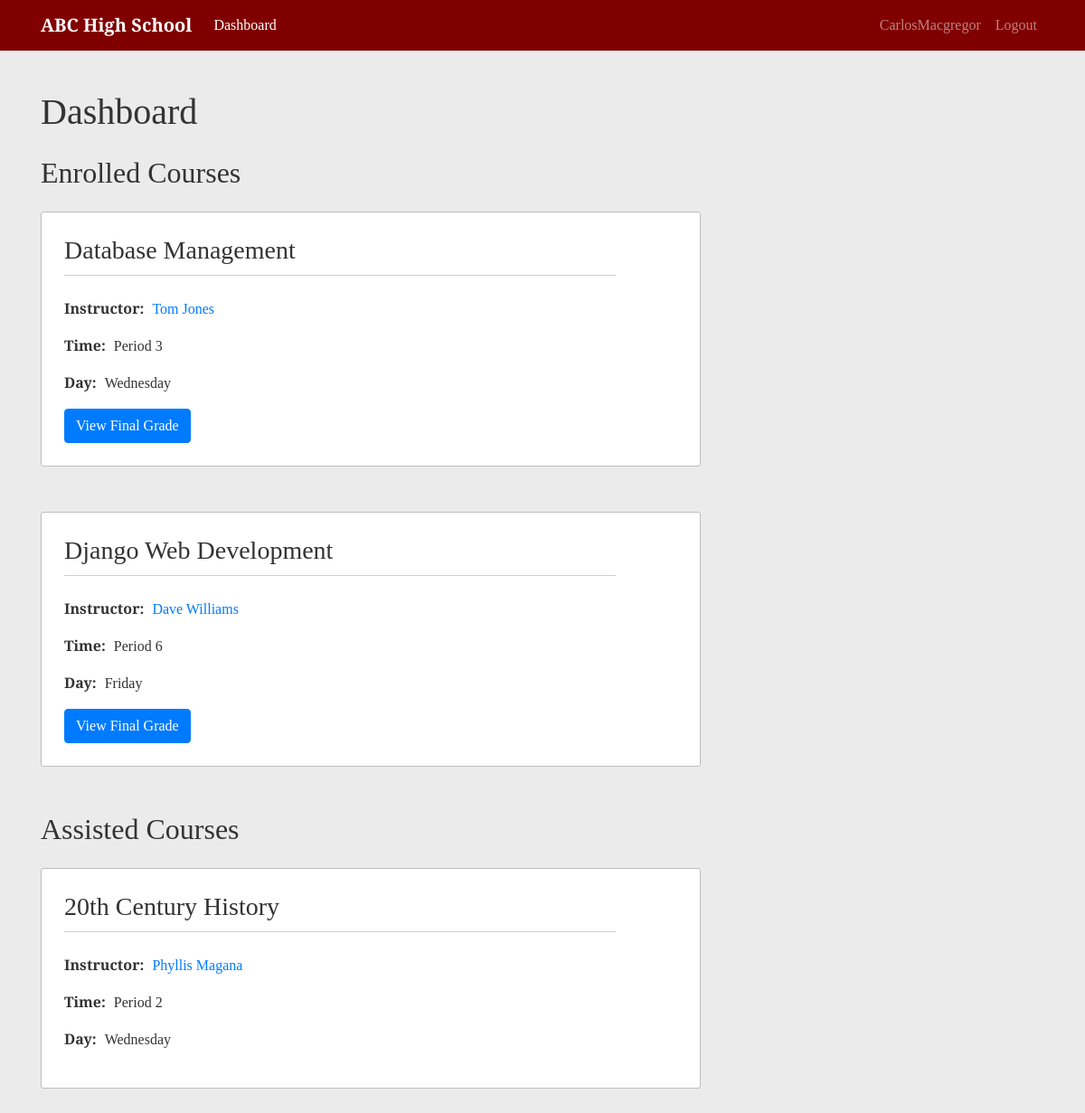
Page /dashboard/CarlosMacgregor/ (signed in) on the committed database.
### school/models.py (models this page shows, shortened)
class Course(models.Model):
    ONE = '1'
    TWO = '2'
    THREE = '3'
    FOUR = '4'
    FIVE = '5'
    SIX = '6'
    TIME_CHOICES = [
        (ONE, 'Period 1'),
        (TWO, 'Period 2'),
        (THREE, 'Period 3'),
        (FOUR, 'Period 4'),
        (FIVE, 'Period 5'),
        (SIX, 'Period 6')
    ]
    MONDAY = 'MO'
    TUESDAY = 'TU'
    WEDNESDAY = 'WE'
    THURSDAY = 'TH'
    FRIDAY = 'FR'
    DAY_CHOICES = [
        (MONDAY, 'Monday'),
        (TUESDAY, 'Tuesday'),
        (WEDNESDAY, 'Wednesday'),
        (THURSDAY, 'Thursday'),
        (FRIDAY, 'Friday')
    ]
    course_name = models.CharField(max_length=255)
    instructor = models.ForeignKey(Instructor, null=True, on_delete=models.SET_NULL)
    time = models.CharField(max_length=1, blank=True, choices=TIME_CHOICES)
    day = models.CharField(max_length=2, blank=True, choices=DAY_CHOICES)

### users/models.py (models this page shows)
class Instructor(models.Model):
    user = models.OneToOneField(User, on_delete=models.CASCADE, primary_key=True)
    start_date = models.DateField()
    office_number = models.CharField(max_length=10, blank=True)
    office_phone_number = models.CharField(max_length=20, blank=True)
    def __str__(self):
        return f'{self.user.first_name} {self.user.last_name}'

### school/views.py (the view)
# urls.py: path('dashboard/<str:username>/', DashboardListView.as_view(), name='user-dashboard'),
class DashboardListView(LoginRequiredMixin, UserPassesTestMixin, ListView):
    model = Course
    template_name = 'school/dashboard.html'
    context_object_name = 'courses'
    def get_queryset(self):
        user = get_object_or_404(User, username=self.kwargs.get('username'))
        queryset = {}
        student = Student.objects.filter(user=user).first()
        if student:
            enrollments = EnrolledIn.objects.filter(student=student).values('course')
            queryset['enrolled_courses'] = Course.objects.filter(id__in=enrollments)
            assists = AssistsIn.objects.filter(student=student).values('course')
            queryset['assisted_courses'] = Course.objects.filter(id__in=assists)
        instructor = Instructor.objects.filter(user=user).first()
        if instructor:
            queryset['taught_courses'] = Course.objects.filter(instructor=instructor)
        return queryset
    def test_func(self):
        dashboard_user = self.kwargs.get('username')
        if (self.request.user.username == dashboard_user):
            return True
        return False

### school/templates/school/dashboard.html (shortened to what this page needs)
{% extends "school/content.html" %}
{% block content %}
  <h1 class="mb-4">Dashboard</h1>
  {% if courses.enrolled_courses %}
    <h2 class="mb-4">Enrolled Courses</h2>
    {% for course in courses.enrolled_courses %}
      <article class="content-section">
        <h3 class="content-title"><a class="title-link" href="{% url 'course-detail' course.id %}">{{ course.course_name }}</a></h3>
        <p>
          <span class="data-title">Instructor:</span>
          <span class="data-content"><a href="{% url 'profile' course.instructor.user %}">{{ course.instructor }}</a></span>
        </p>
        <p>
          <span class="data-title">Time:</span>
          <span class="data-content">{{ course.get_time_display }}</span>
        </p>
        <p>
          <span class="data-title">Day:</span>
          <span class="data-content">{{ course.get_day_display }}</span>
        </p>
        <a class="btn btn-primary" href="{% url 'final-grade' course.id %}">View Final Grade</a>
      </article>
    {% endfor %}
  {% endif %}
  {% if courses.assisted_courses %}
    <h2 class="mb-4">Assisted Courses</h2>
    {% for course in courses.assisted_courses %}
      <article class="content-section">
        <h3 class="content-title"><a class="title-link" href="{% url 'course-detail' course.id %}">{{ course.course_name }}</a></h3>
        <p>
          <span class="data-title">Instructor:</span>
          <span class="data-content"><a href="{% url 'profile' course.instructor.user %}">{{ course.instructor }}</a></span>
        </p>
        <p>
          <span class="data-title">Time:</span>
          <span class="data-content">{{ course.get_time_display }}</span>
        </p>
        <p>
          <span class="data-title">Day:</span>
          <span class="data-content">{{ course.get_day_display }}</span>
        </p>
      </article>
    {% endfor %}
  {% endif %}
{% endblock content %}

### school/templates/school/base.html (shortened to what this page needs)
{% load static %}
<!DOCTYPE html>
<html lang="en">
  <head>
    <link rel="stylesheet" href="https://stackpath.bootstrapcdn.com/bootstrap/4.3.1/css/bootstrap.min.css">
    <link rel="stylesheet" href="https://cdnjs.cloudflare.com/ajax/libs/datepicker/0.6.5/datepicker.min.css" />
    <link rel="stylesheet" href="{% static 'school/main.css' %}">
  </head>
  <body>
    <nav class="navbar navbar-expand-md navbar-dark fixed-top">
      <div class="container">
        <a class="navbar-brand" href="/">ABC High School</a>
        <div class="collapse navbar-collapse" id="navbarCollapse">
          <div class="navbar-nav mr-auto">
            {% if user.is_authenticated %}
              <a class="nav-item nav-link {% if request.resolver_match.url_name == 'user-dashboard' %}active{% endif %}" href="{% url 'home' %}">Dashboard</a>
            {% else %}
              <a class="nav-item nav-link {% if request.resolver_match.url_name == 'home' %}active{% endif %}" href="{% url 'home' %}">Home</a>
            {% endif %}
          </div>
          <div class="navbar-nav">
            {% if user.is_authenticated %}
              <a class="nav-item nav-link {% if request.resolver_match.url_name == 'profile' and user.username == kwargs.username %}active{% endif %}" href="{% url 'profile' user.username %}">{{ user }}</a>
              <a class="nav-item nav-link" href="{% url 'logout' %}">Logout</a>
            {% else %}
              <a class="nav-item nav-link {% if request.resolver_match.url_name == 'login' %}active{% endif %}" href="{% url 'login' %}">Sign In</a>
            {% endif %}
          </div>
        </div>
      </div>
    </nav>
    <div class="container main-body">
      {% block display %}{% endblock display %}
    </div>
  </body>
</html>

### school/static/school/main.css (style rules this page uses)
body { background: #ebebeb; color: #333333; margin-top: 5rem; font-family: 'Arvo', serif; }
.navbar { background-color: #800000; }
.navbar-brand { font-weight: 700; }
.main-body { margin-top: 100px; margin-bottom: 60px; }
.content-section { background-color:#ffffff; border: 1px solid #bebebe; border-radius: 3px; padding: 25px; margin-bottom: 50px; }
.content-title { border-bottom: 1px solid #cfcfcf; padding-bottom: 10px; margin-bottom: 24px; width: 90%; }
.title-link { color: #333333; }
.data-title { font-weight: 700; margin-right: 5px; }
.data-content { display: inline-block; }

### rows in the picture
Course: course_name "Database Management", instructor "Tom Jones", time "Period 3", day "Wednesday"
Course: course_name "Django Web Development", instructor "Dave Williams", time "Period 6", day "Friday"
Course: course_name "20th Century History", instructor "Phyllis Magana", time "Period 2", day "Wednesday"

### other values in the picture
{{ user }} "CarlosMacgregor"
